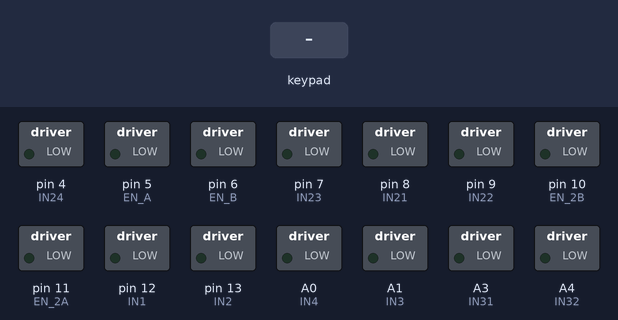
Bench run of a sketch on a simulated Arduino Uno, built with avr-gcc and run on an emulated ATmega328P. On the bench: switched loads named in the sketch (green lamp = pin HIGH). The inputs (shaded band) are chosen by the test bench.

Above: at 1.2 s.
1.3 s: key 'U' pressed
At 2.2 s:
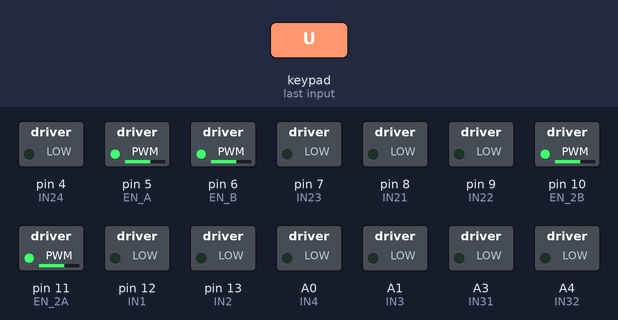
3.2 s: key 'D' pressed
At 3.4 s:
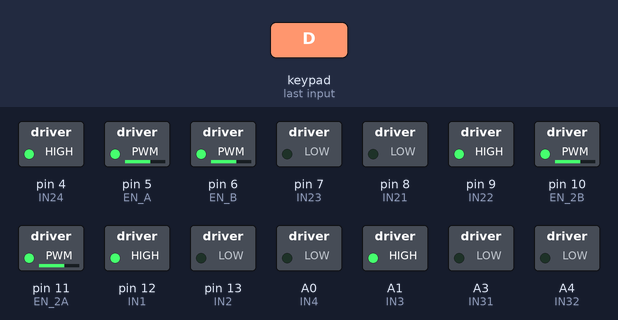
5.1 s: key 'L' pressed
At 6.3 s:
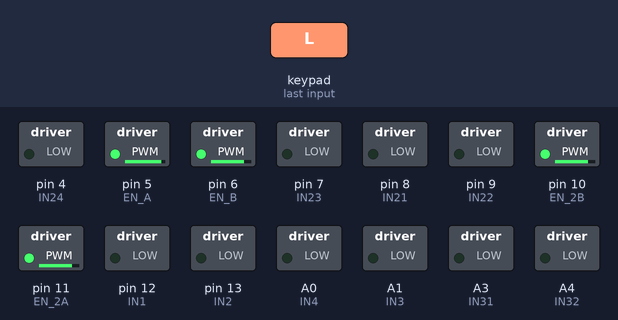
7.0 s: key 'R' pressed
At 7.2 s:
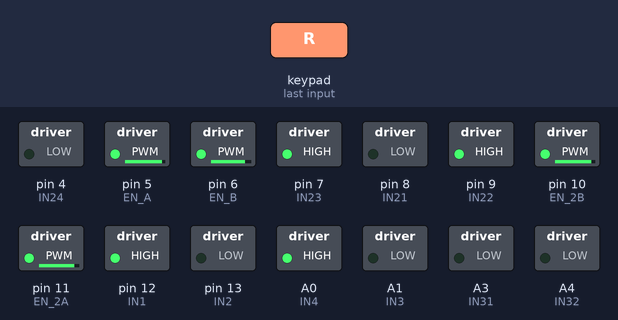
8.9 s: key 'X' pressed
At 9.1 s:
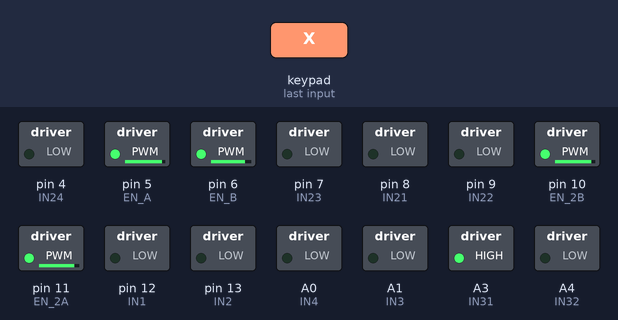
10.8 s: key 'O' pressed
At 11.0 s:
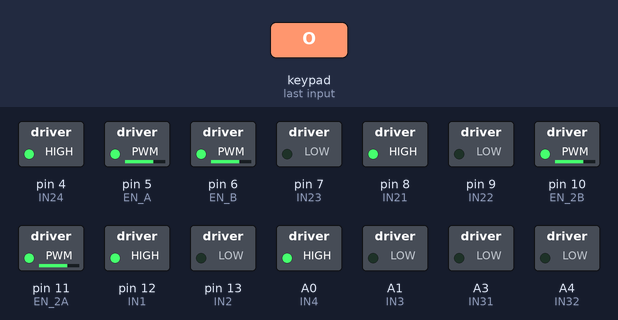
Timing chart, 0 to 13.7 s (numbered marks = the images above; inputs shaded):
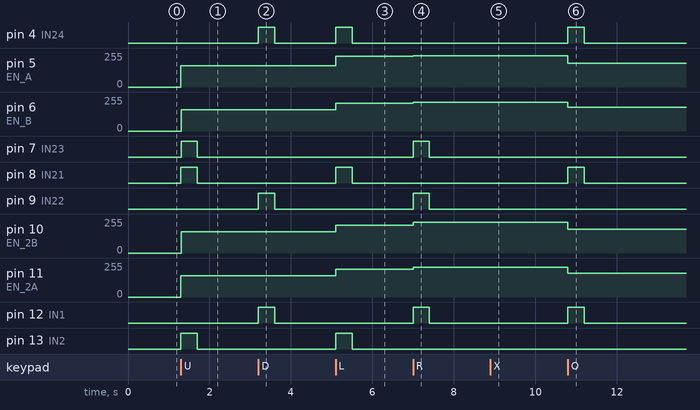

The sketch:

Github_Code.ino
```cpp
// Include necessary libraries and define custom settings
#define CUSTOM_SETTINGS
#define INCLUDE_GAMEPAD_MODULE
#include <Dabble.h>

// Define pin configurations for motor 1
const int IN1 = 12;
const int IN2 = 13;
const int IN3 = A1; // Front right wheel
const int IN4 = A0; // Front right wheel
const int EN_A = 5;
const int EN_B = 6;

// Define pin configurations for motor 2
const int IN21 = 8;
const int IN22 = 9;
const int IN23 = 7; // Rear right wheel
const int IN24 = 4; // Rear right wheel
const int EN_2A = 11;
const int EN_2B = 10;

// Define pin configurations for servo
const int IN31 = A3;
const int IN32 = A4;

const int trigger = 400;
int SpeedR;
int SpeedL; // 10 difference compared to SpeedR
int SpeedR2;
int SpeedL2;
int velo;

int arah; // Direction variable
int putar; // Rotation variable

// Function to control motors based on speeds
void motor(int speedL, int speedR, int speedL2, int speedR2) {
  // Motor 1 (Front right)
  if (speedL2 < 0) {
    digitalWrite(IN1, LOW);
    digitalWrite(IN2, HIGH);
    analogWrite(EN_A, -speedL2);
  } else if (speedL2 > 0) {
    digitalWrite(IN1, HIGH);
    digitalWrite(IN2, LOW);
    analogWrite(EN_A, speedL2);
  } else {
    digitalWrite(IN1, LOW);
    digitalWrite(IN2, LOW);
  }

  // Motor 2 (Rear right)
  if (speedR < 0) {
    digitalWrite(IN21, LOW);
    digitalWrite(IN22, HIGH);
    analogWrite(EN_2A, -speedR);
  } else if (speedR > 0) {
    digitalWrite(IN21, HIGH);
    digitalWrite(IN22, LOW);
    analogWrite(EN_2A, speedR);
  } else {
    digitalWrite(IN21, LOW);
    digitalWrite(IN22, LOW);
  }

  // Motor 3 (Front left)
  if (speedR2 < 0) {
    delay(2);
    digitalWrite(IN3, HIGH);
    digitalWrite(IN4, LOW);
    analogWrite(EN_B, -speedR2);
  } else if (speedR2 > 0) {
    delay(2);
    digitalWrite(IN3, LOW);
    digitalWrite(IN4, HIGH);
    analogWrite(EN_B, speedR2);
  } else {
    digitalWrite(IN3, LOW);
    digitalWrite(IN4, LOW);
  }

  // Motor 4 (Rear left)
  if (speedL < 0) {
    digitalWrite(IN23, LOW);
    digitalWrite(IN24, HIGH);
    analogWrite(EN_2B, -speedL);
  } else if (speedL > 0) {
    digitalWrite(IN23, HIGH);
    digitalWrite(IN24, LOW);
    analogWrite(EN_2B, speedL);
  } else {
    digitalWrite(IN23, LOW);
    digitalWrite(IN24, LOW);
  }
}

// Mecanum wheel setup
int DEGA = 135;
int DEGB = 45;
int DEGC = 225;
int DEGD = 315;
float toRADS = 0.0174533;
float MAX_SPEED = 255;

// Function to drive the robot using mecanum wheels
void drive_mecanum(float Vel, float Dir, float Turn) {
  if (Dir < 0) Dir += 360;
  else if (Dir >= 360) Dir -= 360;

  float wa = (cos((DEGA + Dir) * toRADS) * Vel) + Turn;
  float wc = (cos((DEGC + Dir) * toRADS) * Vel) + Turn;
  float wb = (cos((DEGB + Dir) * toRADS) * Vel) + Turn;
  float wd = (cos((DEGD + Dir) * toRADS) * Vel) + Turn;

  if (wa > MAX_SPEED) wa = MAX_SPEED;
  else if (wa < -MAX_SPEED) wa = -MAX_SPEED;
  if (wc > MAX_SPEED) wc = MAX_SPEED;
  else if (wc < -MAX_SPEED) wc = -MAX_SPEED;
  if (wb > MAX_SPEED) wb = MAX_SPEED;
  else if (wb < -MAX_SPEED) wb = -MAX_SPEED;
  if (wd > MAX_SPEED) wd = MAX_SPEED;
  else if (wd < -MAX_SPEED) wd = -MAX_SPEED;

  motor(-wa, wb, wc, wd);
}

// Setup function
void setup() {
  Dabble.begin(9600);
  Serial.begin(9600);
  pinMode(IN1, OUTPUT);
  pinMode(IN2, OUTPUT);
  pinMode(IN3, OUTPUT);
  pinMode(IN4, OUTPUT);
  pinMode(EN_A, OUTPUT);
  pinMode(EN_B, OUTPUT);

  pinMode(IN21, OUTPUT);
  pinMode(IN22, OUTPUT);
  pinMode(IN23, OUTPUT);
  pinMode(IN24, OUTPUT);
  pinMode(EN_2A, OUTPUT);
  pinMode(EN_2B, OUTPUT);

  pinMode(IN31, OUTPUT);
  pinMode(IN32, OUTPUT);
}

// Loop function
void loop() {
  Dabble.processInput();

  // Check the direction buttons on the gamepad
  if (GamePad.isUpPressed()) {
    arah = 0;
    velo = 230;
    motor(160, 160, -160, 160);
  } else if (GamePad.isDownPressed()) {
    arah = 180;
    velo = 230;
    motor(-160, -160, 160, -160);
  } else if (GamePad.isLeftPressed()) {
    arah = 270;
    velo = 230;
    motor(-210, 210, -230, -210);
  } else if (GamePad.isRightPressed()) {
    arah = 90;
    velo = 230;
    motor(230, -225, 235, 215);
  } else if (GamePad.isTrianglePressed()) {
    digitalWrite(IN31, LOW);
    digitalWrite(IN32, HIGH);
  } else if (GamePad.isCrossPressed()) {
    digitalWrite(IN31, HIGH);
    digitalWrite(IN32, LOW);
  } else if (GamePad.isSquarePressed()) {
    motor(180, -180, -180, -180);
  } else if (GamePad.isCirclePressed()) {
    motor(-180, 180, 180, 180);
  } else {
    // Stop the robot if no button is pressed
    digitalWrite(IN31, LOW);
    digitalWrite(IN32, LOW);
    arah = 0;
    velo = 0;
    motor(0, 0, 0, 0);
  }
}
```

Measured:
- after the input at 1.3 s, pin 5 (EN_A), pin 6 (EN_B), pin 10 (EN_2B), pin 11 (EN_2A): 0/255 → 160/255 at once; pin 7 (IN23), pin 8 (IN21), pin 13 (IN2), A0 (IN4): LOW → HIGH at once, → LOW 0.40 s later
- after the input at 3.2 s, pin 4 (IN24), pin 9 (IN22), pin 12 (IN1), A1 (IN3): LOW → HIGH at once, → LOW 0.40 s later
- after the input at 5.1 s, pin 4 (IN24), pin 8 (IN21), pin 13 (IN2), A1 (IN3): LOW → HIGH at once, → LOW 0.40 s later; pin 5 (EN_A): 160/255 → 230/255 at once; pin 6 (EN_B), pin 10 (EN_2B), pin 11 (EN_2A): 160/255 → 210/255 at once
- after the input at 7.0 s, pin 5 (EN_A): 230/255 → 235/255 at once; pin 6 (EN_B): 210/255 → 215/255 at once; pin 7 (IN23), pin 9 (IN22), pin 12 (IN1), A0 (IN4): LOW → HIGH at once, → LOW 0.40 s later; pin 10 (EN_2B): 210/255 → 230/255 at once; pin 11 (EN_2A): 210/255 → 225/255 at once
- after the input at 8.9 s, A3 (IN31): LOW → HIGH at once, → LOW 0.40 s later
- after the input at 10.8 s, pin 4 (IN24), pin 8 (IN21), pin 12 (IN1), A0 (IN4): LOW → HIGH at once, → LOW 0.40 s later; pin 5 (EN_A): 235/255 → 180/255 at once; pin 6 (EN_B): 215/255 → 180/255 at once; pin 10 (EN_2B): 230/255 → 180/255 at once; pin 11 (EN_2A): 225/255 → 180/255 at once
